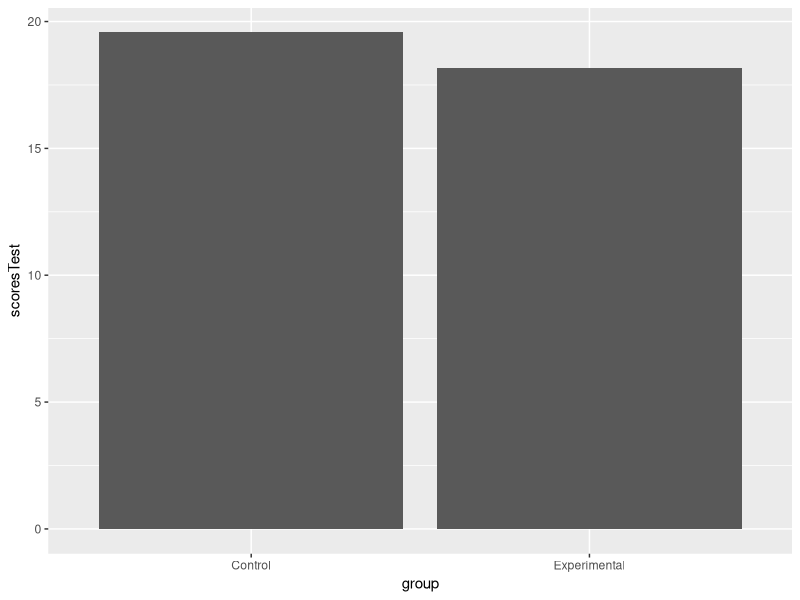
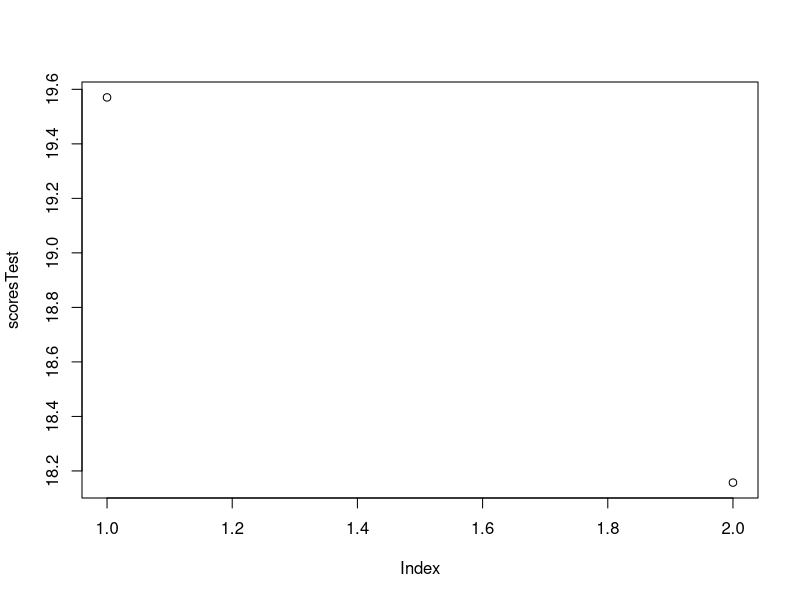
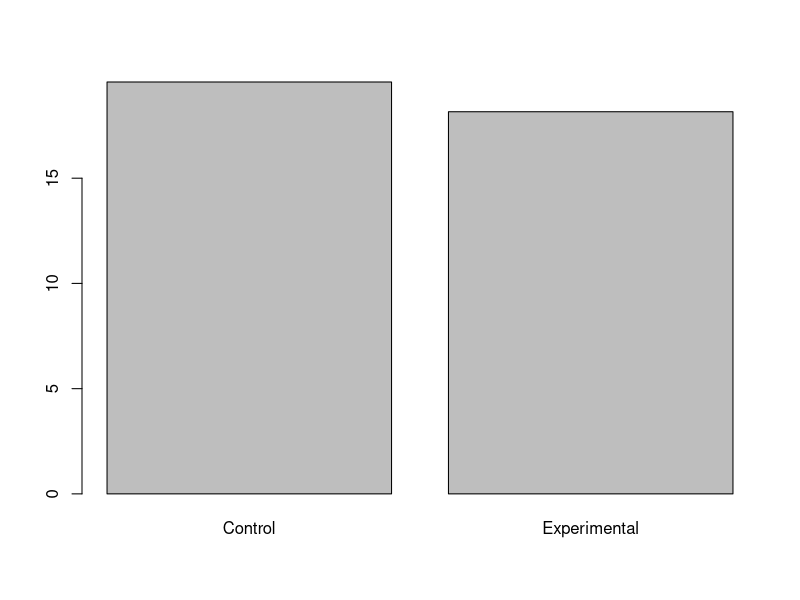

Generate these figures, in order, with R: (Note: this script raises an error after producing the figures.)
## ---- chunk 1
library(dplyr)
library(ggplot2)
library(tidyr)
library(lme4)
study=seq(1,3,1)
criteriaVar=rep("Weight",3)
min=c(100,110,120)
max=c(120,130,140)
studies=data.frame(study,criteriaVar,min,max)
studies[,"criteriaVar"]=as.character(studies[,"criteriaVar"])

## ---- chunk 2
study=seq(1,3,1)
criteriaVar=rep("Age",3)
min=c(20,25,30)
max=c(50,55,60)
studies=rbind(studies,data.frame(study,criteriaVar,min,max))
minDf=studies[,-4] %>% spread(criteriaVar,min) %>% rename(Age.min=Age,Weight.min=Weight) 
maxDf=studies[,-3] %>% spread(criteriaVar,max) %>% rename(Age.max=Age,Weight.max=Weight)
studies = merge(minDf,maxDf,by="study")
#checking version control
studies = studies[,1:3]
studies = studies %>% rename(Age=Age.min,Weight=Weight.min)
## ---- chunk 3
# add subjects
study=seq(1,3,1)
Age=c(20,30,20)
Weight=c(130,160,150)
studies=rbind(studies,data.frame(study,Age,Weight))

## ---- chunk 4
studies=studies[studies$study %in% c(1,2),] 
studies =studies %>% arrange(desc(study))
studies$group= rep(c("Control","Experimental"),2)
studies =studies %>% arrange(desc(group))


## ---- chunk 5
study=rep(c(2,1),2)
Age=c(40,30,45,50)
Weight=c(120,120,130,120)
group=rep(c("Experimental","Control"),2)
studies=rbind(studies,data.frame(study,Age,Weight,group))
studies$score= rnorm(8,20,2)
#studies[studies["group"]=="Experimental",]["score"]=studies[studies["group"]=="Experimental",]["score"]
## ---- chunk 6
outTest=lm(score~group,data=studies)
scoresTest= c(outTest$coefficients[1],sum(outTest$coefficients))
names(scoresTest)=c("Control","Experimental")
scoresTestDf = data.frame(scoresTest,group= c("Control","Experimental"))


 ggplot(scoresTestDf) +geom_bar(aes(group,scoresTest),stat="identity")
plot(scoresTest)
barplot(scoresTest,names.arg=c("Control","Experimental"))
outTest2=lmer(score~group+(1|study),data=studies)
ranef(outTest2)
outCI= confint(outTest2)
outCI=outCI[3:4,]
rbind(outCI, colSums(outCI))
outCI= data.frame(outCI)
coef(out)
outSum=summary(out)

studies[,"score"]=studies[,"score"]+ifelse(studies[,"group"]=="Experimental",1,0)
## ---- chunk 7
n=30
numStudies=2
Age=rnorm(n,50,15)
Weight=rnorm(n,125,15)
study=rep(c(1,2),each=n/numStudies)

group=rep(c("Experimental","Control"),times=n/numStudies)
score=rnorm(n,20,1)
studies2=data.frame(study,Age,Weight,group,score)
## ---- chunk 8
write.csv(studies2,"studies2.csv")
## ---- chunk 9
df=studies2
n = sum(df[,"group"]=="Control")-1
n2= sum(df[,"group"]=="Experimental")-1

sd1=sd(df[df[,"group"]=="Control","score"])
sd2=sd(df[df[,"group"]=="Experimental","score"])


pooledSd=sqrt((n*sd1^2 + n2*sd2^2)/(n+n2))
